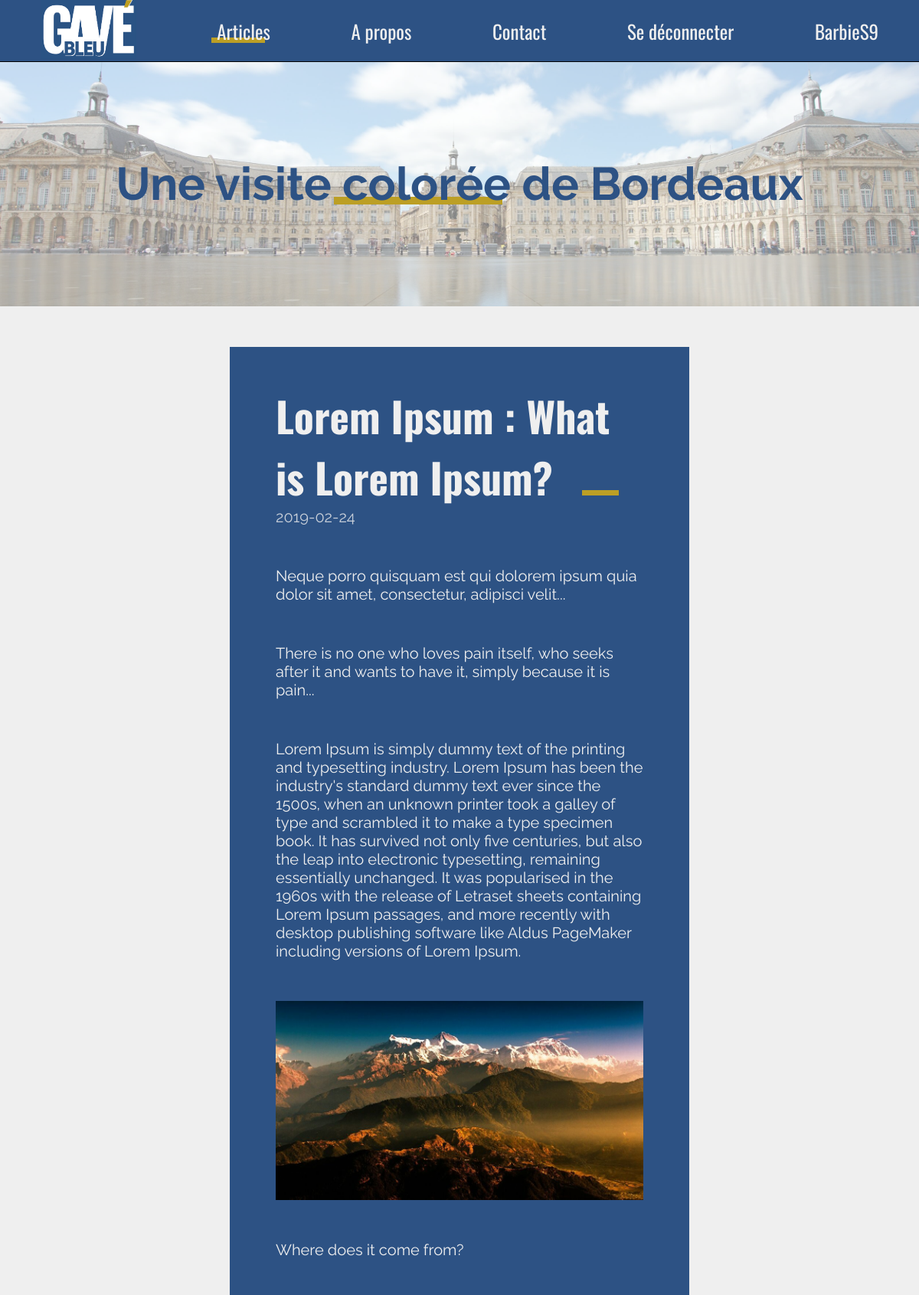
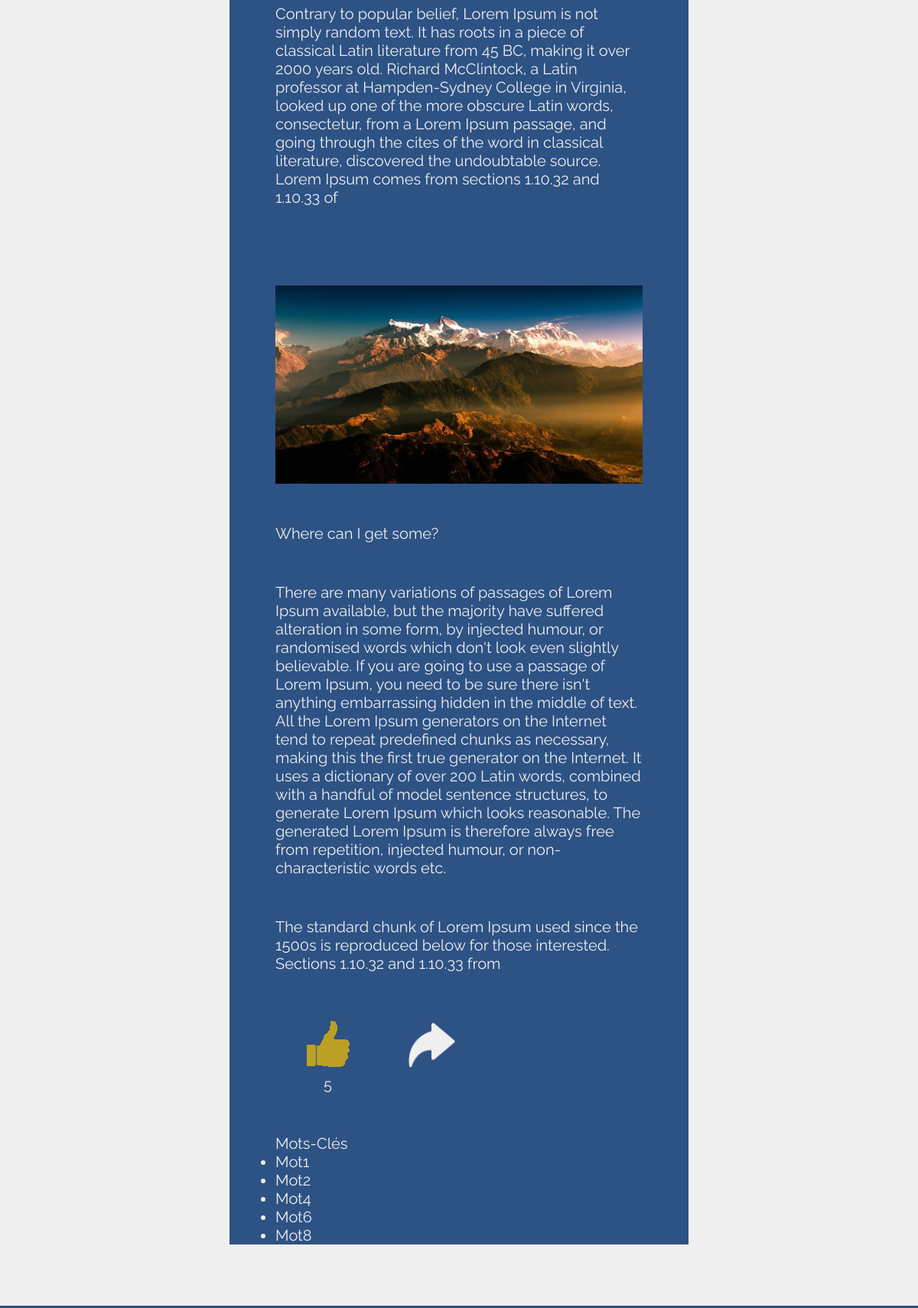
/articleCd.php?like=true&EMail=titou@gmail.com&id=10&likes=5 (signed in, upper part), run on the app's committed database (2 pictures, top to bottom).
### tables this page shows
CREATE TABLE IF NOT EXISTS `user` (
  `Login` char(30) NOT NULL,
  `Pass` char(15) NOT NULL,
  `LastName` char(30) DEFAULT NULL,
  `FirstName` char(30) DEFAULT NULL,
  `EMail` char(50) NOT NULL,
  PRIMARY KEY (`Login`,`Pass`),
  KEY `USER_FK` (`Login`,`Pass`)
);

CREATE TABLE IF NOT EXISTS `article` (
  `NumArt` char(10) NOT NULL,
  `DtCreA` date DEFAULT NULL,
  `LibTitrA` text,
  `LibChapoA` text,
  `LibAccrochA` text,
  `Parag1A` text,
  `LibSsTitr1` text,
  `Parag2A` text,
  `LibSsTitr2` text,
  `Parag3A` text,
  `LibConclA` text,
  `UrlPhotA` char(255) DEFAULT NULL,
  `Likes` int(11) DEFAULT NULL,
  `NumAngl` char(8) NOT NULL,
  `NumThem` char(8) NOT NULL,
  `NumLang` char(8) NOT NULL,
  PRIMARY KEY (`NumArt`),
  KEY `ARTICLE_FK` (`NumArt`),
  KEY `FK_ASSOCIATION_1` (`NumAngl`),
  KEY `FK_ASSOCIATION_2` (`NumThem`),
  KEY `FK_ASSOCIATION_3` (`NumLang`)
);

CREATE TABLE IF NOT EXISTS `motcle` (
  `NumMoCle` char(8) NOT NULL,
  `LibMoCle` char(30) DEFAULT NULL,
  `NumLang` char(8) NOT NULL,
  PRIMARY KEY (`NumMoCle`),
  KEY `MOTCLE_FK` (`NumMoCle`),
  KEY `FK_ASSOCIATION_5` (`NumLang`)
);

### articleCd.php (the view, shortened to what this page needs)
<?php
include 'conect.php';
if(isset($_SESSION['EMail'])){
    $EMail = htmlspecialchars($_SESSION['EMail']);
    $reqUser = $bdPdo->prepare("SELECT * FROM USER WHERE EMAIL = ?");
    $reqUser->execute(array($EMail));
    $userInfo = $reqUser->fetch();
?>
<!DOCTYPE html>
<html lang="en">
<head>
<link rel="stylesheet" type="text/css" href="style.css">
</head>
<body class="article-page">
    <section class="nav-bar">
        <a class="no-display" href="profil.php?EMail=<?=$EMail?> "><img class="logo-header" src="img/logo.png"></a>
        <a class="active" href="profil.php?EMail=<?=$EMail?> ">Articles</a>
        <a href="about.php?EMail=<?=$EMail?>">A propos</a>
        <a href="contact.php?EMail=<?=$EMail?>">Contact</a>
        <a href="disconnectUser.php">Se déconnecter</a>
        <a href="editUserProfil.php?EMail=<?=$EMail?>"><?= $userInfo['Login'] ?></a>
    </section>
    <section class="first-container">
        <div class="first-container-filter">
            <h1 class="slogan">Une visite <span class="coloree">colorée</span> de Bordeaux</h1>
        </div>
    </section>
    <?php
        include "conect.php";
        if($_SERVER["REQUEST_METHOD"] == "POST"){
            $numArticle =htmlspecialchars($_POST['id']);
        }else{
            $numArticle =htmlspecialchars($_GET['id']);
        }
        $Article = $bdPdo ->prepare('SELECT * FROM Article WHERE NumArt =?');
        $Article->execute(array($numArticle));
        if($Article->rowCount() == 1){
            $Article =$Article->fetch();
            $NumArt = $Article['NumArt'];
            $DtCreA = $Article['DtCreA'];
            $LibTitrA = $Article['LibTitrA'];
            $LibChapoA = $Article['LibChapoA'];
            $LibAccrochA = $Article['LibAccrochA'];
            $Parag1A = $Article['Parag1A'];
            $LibSsTitr1 = $Article['LibSsTitr1'];
            $Parag2A = $Article['Parag2A'];
            $LibSsTitr2 = $Article['LibSsTitr2'];
            $Parag3A = $Article['Parag3A'];
            $LibConclA = $Article['LibConclA'];
            $UrlPhotA = $Article['UrlPhotA'];
            $Likes = $Article['Likes'];
        }else{
            die('C\'ette Article n\'existe pas !');
        }
    ?>
    <section class="article-container">
        <h3><?= $LibTitrA ?> </h3>
            <p class="publie"><?= $DtCreA ?></p>
            <p><?=$LibChapoA?></p>
            <p class="chapo"><?= $LibAccrochA ?></p>
            <p class="first-paragraphe"><?= $Parag1A ?></p>
            <img class="illustration" src="./uploads/<?= $UrlPhotA ?>" alt="">
            <p class="sous-titre"><?= $LibSsTitr1 ?></p>
            <p class="second-paragraphe"><?= $Parag2A ?></p>
            <img class="illustration" src="./uploads/<?= $UrlPhotA ?>" alt="">
            <p class="sous-titre"><?= $LibSsTitr2 ?></p>
            <p class="third-paragraphe"><?= $Parag3A ?></p>
            <p class="conclusion"><?= $LibConclA ?></p>
            <div class="articles-logo-container">
                <a style="display: flex; flex-direction: column; align-items: center;" href="articleC.php?like=true&amp;EMail=<?= $_SESSION['EMail']?>&amp;id=<?= $NumArt?>&amp;likes=<?= $Likes?>"><img src="img/like-active.png"><?= $Likes ?></a>
                 <a href=""><img src="img/share.png"></a>
            </div>
            <p>Mots-Clés</p>
        <?php
                $numArticle = $NumArt;
                $motcle = $bdPdo ->prepare('SELECT * FROM motclearticle WHERE NumArt =?');
                $motcle->execute(array($numArticle));
                ?>
                <ul style="margin-top: 0;">
              <?php  while($mots =$motcle->fetch()){ ?>
                            <?php
                                $NumMoCle = $mots['NumMoCle'];
                                $mot = $bdPdo ->prepare('SELECT * FROM motcle WHERE NumMoCle =?');
                                $mot->execute(array($NumMoCle));
                                while($motcl =$mot->fetch()){ ?>
                                            <li style="margin-top: 0; padding-left: 0;"><?= $motcl['LibMoCle'] ?></li>
                            <?php }?>
             <?php }?>
             </ul>
        </section>
          <?php
}
?>
</body>
</html>

### style.css (style rules this page uses)
* { margin: 0; padding: 0; }
html { font-size: 62.5%; }
body { height: 100%; font-family: 'Raleway', sans-serif; background-color: #EFEFEF; position: relative; }
h3 { font-size: 3rem; color: #2D5284; margin-bottom: 5rem; text-align: center; }
.logo-header { height: 10vh; }
.nav-bar { position: fixed; top: 0; left: 0; height: 10vh; width: 100%; background-color: #2D5284; border-bottom: solid 1px #000; display: flex; justify-content: space-around; align-items: center; z-index: 10; }
.nav-bar a { color: #EFEFEF; text-decoration: none; position: relative; font-size: 2.5rem; font-family: 'Oswald', sans-serif; }
.nav-bar .active:before { content: ''; position: absolute; z-index: -1; bottom: 3px; left: -10%; height: 7px; width: 100%; background-color: #BC9F25; }
.first-container { height: 40vh; margin-top: 10vh; width: 100%; background-image: url(img/background.jpg); background-size: cover; background-position: center; }
.first-container-filter { width: 100%; height: 100%; background-color: rgba(255, 255, 255, .5); display: flex; justify-content: center; align-items: center; color: #2D5284; font-size: 4rem; }
.slogan { font-weight: 700; }
.coloree { position: relative; z-index: 5; }
.coloree:before { content: ''; z-index: -1; width: 100%; height: 10px; background-color: #BC9F25; position: absolute; bottom: 8px; left: -5%; }
::placeholder { color: #2D5284; }
.article-container { display: block; margin: auto; width: 50%; background-color: #2D5284; margin-bottom: 10vh; }
.article-container * { padding-left: 10%; padding-right: 10%; color: #efefef; margin-top: 5.3rem; font-size: 2rem; }
.article-container h3 { padding-top: 5rem; font-family: 'Oswald'; font-size: 5.4rem; position: relative; text-align: left; margin-bottom: 0; }
.article-container h3:after { content: ''; display: inline-block; width: 48px; margin-left: 5%; height: 7px; background-color: #BC9F25; }
.publie { opacity: .8; margin-top: 0; }
.second-paragraphe { padding-bottom: 5rem; }
.articles-logo-container { margin-top: 0; display: flex; flex-direction: row; width: 30%; justify-content: space-around; }
.articles-logo-container a { margin-top: 0; }
.illustration { width: 80%; display: block; margin-left: auto; margin-right: auto; padding: 0; }

### data on the page
user: Login "BarbieS9"
article: LibTitrA "Lorem Ipsum : What is Lorem Ipsum?", DtCreA "2019-02-24", LibChapoA "Neque porro quisquam est qui dolorem ipsum quia dolor sit amet, consectetur, adipisci velit...", LibAccrochA "There is no one who loves pain itself, who seeks after it and wants to have it, simply because it is pain...", Parag1A "Lorem Ipsum is simply dummy text of the printing and typesetting industry. Lorem Ipsum has been the industry's standard dummy text ever since the 1500s, when an unknown printer took a galley of type and scrambled it to make a type specimen book. It has survived not only five centuries, but also the leap into electronic typesetting, remaining essentially unchanged. It was popularised in the 1960s with the release of Letraset sheets containing Lorem Ipsum passages, and more recently with desktop publishing software like Aldus PageMaker including versions of Lorem Ipsum.", UrlPhotA (picture), LibSsTitr1 "Where does it come from?", Parag2A "Contrary to popular belief, Lorem Ipsum is not simply random text. It has roots in a piece of classical Latin literature from 45 BC, making it over 2000 years old. Richard McClintock, a Latin professor at Hampden-Sydney College in Virginia, looked up one of the more obscure Latin words, consectetur, from a Lorem Ipsum passage, and going through the cites of the word in classical literature, discovered the undoubtable source. Lorem Ipsum comes from sections 1.10.32 and 1.10.33 of", LibSsTitr2 "Where can I get some?", Parag3A "There are many variations of passages of Lorem Ipsum available, but the majority have suffered alteration in some form, by injected humour, or randomised words which don't look even slightly believable. If you are going to use a passage of Lorem Ipsum, you need to be sure there isn't anything embarrassing hidden in the middle of text. All the Lorem Ipsum generators on the Internet tend to repeat predefined chunks as necessary, making this the first true generator on the Internet. It uses a dictionary of over 200 Latin words, combined with a handful of model sentence structures, to generate Lorem Ipsum which looks reasonable. The generated Lorem Ipsum is therefore always free from…", LibConclA "The standard chunk of Lorem Ipsum used since the 1500s is reproduced below for those interested. Sections 1.10.32 and 1.10.33 from", Likes "5"
motcle: LibMoCle "Mot1"
motcle: LibMoCle "Mot2"
motcle: LibMoCle "Mot4"
motcle: LibMoCle "Mot6"
motcle: LibMoCle "Mot8"
